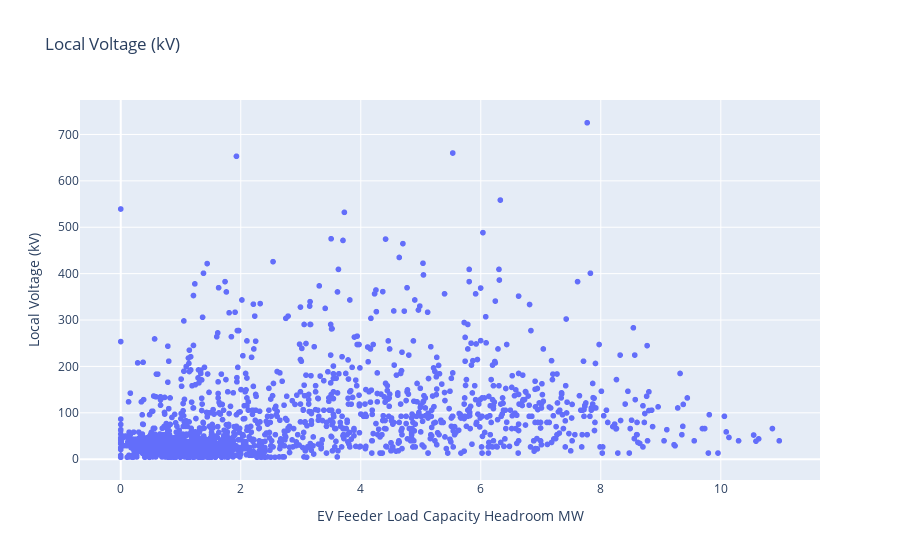
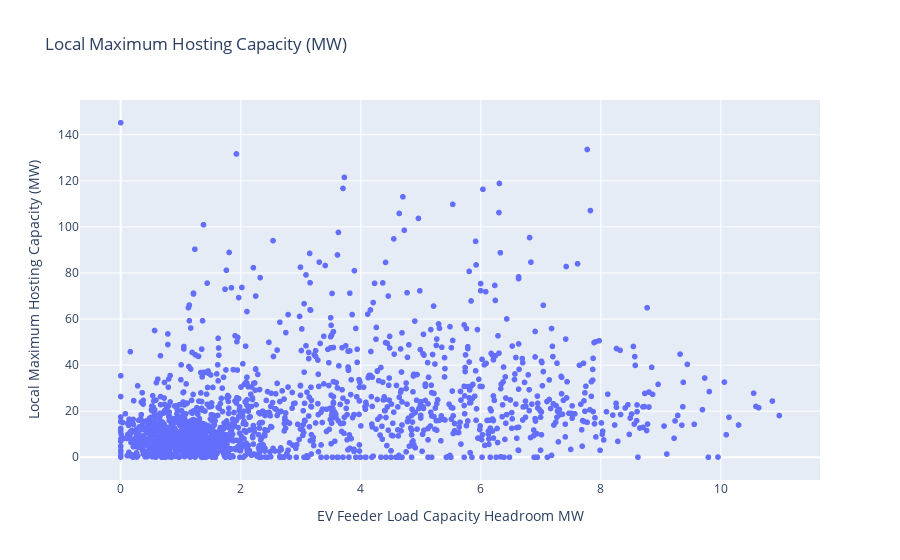
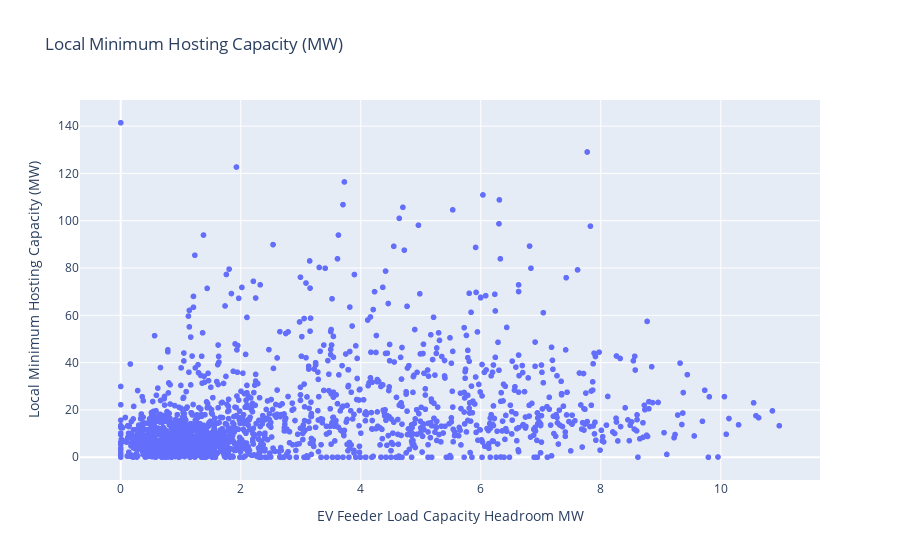
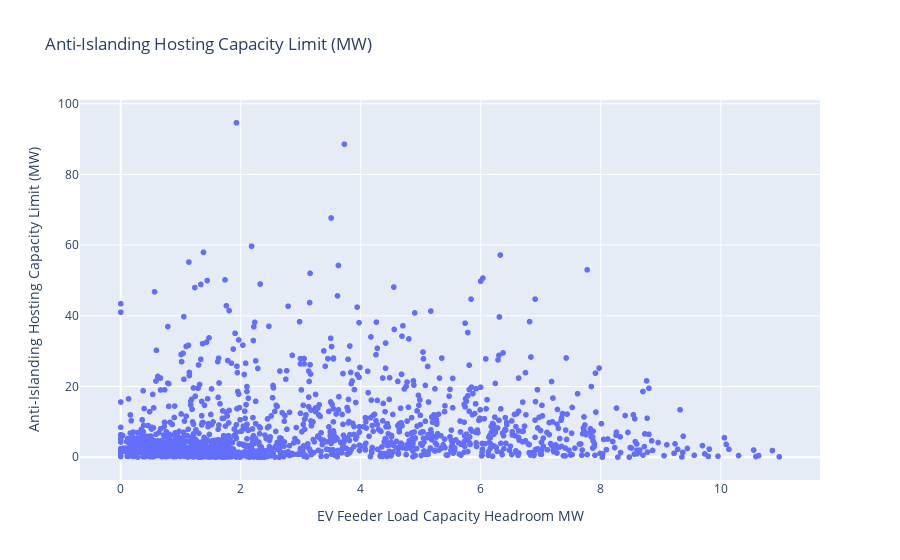

The code cell stored with these charts, in order, in its notebook:
### Code cell
for col in df_merge.columns:
    fig = px.scatter(df_merge, x="EV Feeder Load Capacity Headroom MW", y=col, title=col)
    fig.show()

### Figure 1 — Plotly figure (JSON) as saved in the notebook; plotly's stock layout.template omitted (floating-point values rounded to 4 significant figures; data arrays with more than 128 entries replaced by an {"elided": "..."} marker saying what was removed)
{"data": [{"hovertemplate": "EV Feeder Load Capacity Headroom MW=%{x}<br>Local Voltage (kV)=%{y}<extra></extra>", "legendgroup": "", "marker": {"color": "#636efa", "symbol": "circle"}, "mode": "markers", "name": "", "showlegend": false, "type": "scattergl", "x": {"elided": "1710 float values"}, "xaxis": "x", "y": {"elided": "1710 float values"}, "yaxis": "y"}], "layout": {"legend": {"tracegroupgap": 0}, "title": {"text": "Local Voltage (kV)"}, "xaxis": {"anchor": "y", "domain": [0, 1], "title": {"text": "EV Feeder Load Capacity Headroom MW"}}, "yaxis": {"anchor": "x", "domain": [0, 1], "title": {"text": "Local Voltage (kV)"}}}}

### Figure 2 — Plotly figure (JSON) as saved in the notebook; plotly's stock layout.template omitted (floating-point values rounded to 4 significant figures; data arrays with more than 128 entries replaced by an {"elided": "..."} marker saying what was removed)
{"data": [{"hovertemplate": "EV Feeder Load Capacity Headroom MW=%{x}<br>Local Maximum Hosting Capacity (MW)=%{y}<extra></extra>", "legendgroup": "", "marker": {"color": "#636efa", "symbol": "circle"}, "mode": "markers", "name": "", "showlegend": false, "type": "scattergl", "x": {"elided": "1710 float values"}, "xaxis": "x", "y": {"elided": "1710 float values"}, "yaxis": "y"}], "layout": {"legend": {"tracegroupgap": 0}, "title": {"text": "Local Maximum Hosting Capacity (MW)"}, "xaxis": {"anchor": "y", "domain": [0, 1], "title": {"text": "EV Feeder Load Capacity Headroom MW"}}, "yaxis": {"anchor": "x", "domain": [0, 1], "title": {"text": "Local Maximum Hosting Capacity (MW)"}}}}

### Figure 3 — Plotly figure (JSON) as saved in the notebook; plotly's stock layout.template omitted (floating-point values rounded to 4 significant figures; data arrays with more than 128 entries replaced by an {"elided": "..."} marker saying what was removed)
{"data": [{"hovertemplate": "EV Feeder Load Capacity Headroom MW=%{x}<br>Local Minimum Hosting Capacity (MW)=%{y}<extra></extra>", "legendgroup": "", "marker": {"color": "#636efa", "symbol": "circle"}, "mode": "markers", "name": "", "showlegend": false, "type": "scattergl", "x": {"elided": "1710 float values"}, "xaxis": "x", "y": {"elided": "1710 float values"}, "yaxis": "y"}], "layout": {"legend": {"tracegroupgap": 0}, "title": {"text": "Local Minimum Hosting Capacity (MW)"}, "xaxis": {"anchor": "y", "domain": [0, 1], "title": {"text": "EV Feeder Load Capacity Headroom MW"}}, "yaxis": {"anchor": "x", "domain": [0, 1], "title": {"text": "Local Minimum Hosting Capacity (MW)"}}}}

### Figure 4 — Plotly figure (JSON) as saved in the notebook; plotly's stock layout.template omitted (floating-point values rounded to 4 significant figures; data arrays with more than 128 entries replaced by an {"elided": "..."} marker saying what was removed)
{"data": [{"hovertemplate": "EV Feeder Load Capacity Headroom MW=%{x}<br>Anti-Islanding Hosting Capacity Limit (MW)=%{y}<extra></extra>", "legendgroup": "", "marker": {"color": "#636efa", "symbol": "circle"}, "mode": "markers", "name": "", "showlegend": false, "type": "scattergl", "x": {"elided": "1710 float values"}, "xaxis": "x", "y": {"elided": "1710 float values"}, "yaxis": "y"}], "layout": {"legend": {"tracegroupgap": 0}, "title": {"text": "Anti-Islanding Hosting Capacity Limit (MW)"}, "xaxis": {"anchor": "y", "domain": [0, 1], "title": {"text": "EV Feeder Load Capacity Headroom MW"}}, "yaxis": {"anchor": "x", "domain": [0, 1], "title": {"text": "Anti-Islanding Hosting Capacity Limit (MW)"}}}}
